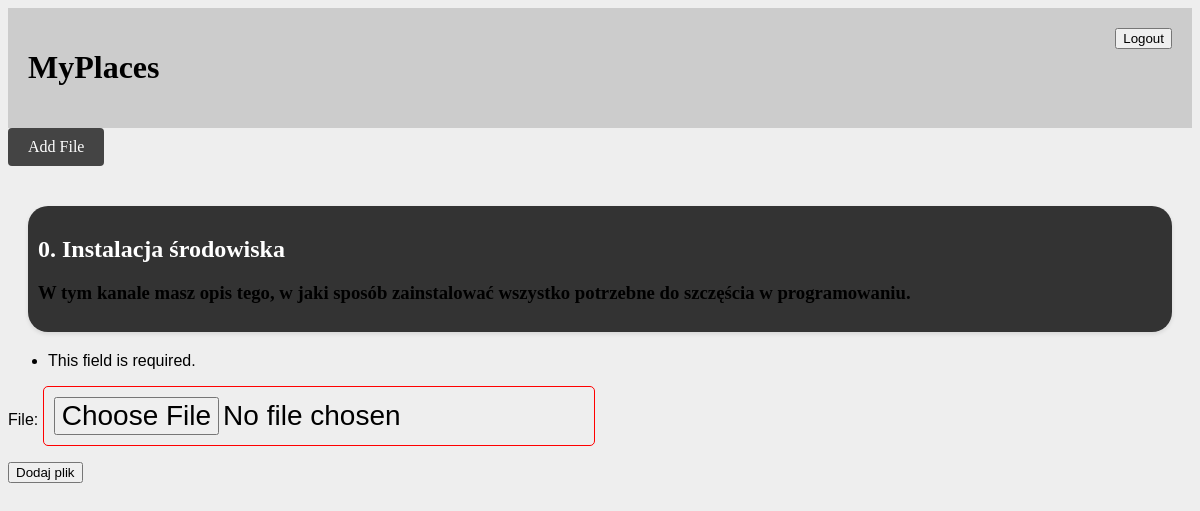
Page /add-file/1/ (signed in) on the committed database.
### base/models.py (models this page shows)
class Topic(models.Model):
    place = models.ForeignKey(Place, on_delete=models.CASCADE)
    name = models.CharField(max_length=200)
    description = models.TextField(null=True, blank=True)
    updated = models.DateTimeField(auto_now=True)
    created = models.DateTimeField(auto_now_add=True)
    files = models.ManyToManyField('File', related_name='topics')
    class Meta:
        ordering = ["name", "-created"]

### base/views.py (the view)
# urls.py: path('add-file/<str:pk>/', views.add_file, name='add-file'),
@login_required(login_url='login')
def add_file(request, pk):
    topic = Topic.objects.get(id=pk)
    place = topic.place
    form = FileForm(request.POST, request.FILES)
    if request.method == 'POST':
        if form.is_valid():
            file = form.save(commit=False)
            file.topic = topic
            file.save()
            return redirect('topic', place_id=topic.place.id, topic_id=pk)
    return render(request, 'base/add_file.html', {'form': form, 'topic': topic, 'place': place})

### base/forms.py
class FileForm(ModelForm):
    class Meta:
        model = File
        fields = ['file']

### templates/base/add_file.html (shortened to what this page needs)
{% extends 'main.html' %}
{% block content %}
<div id="topic-content-container">
    <a href="{% url 'add-file' topic.id %}" id="button-create">Add File</a>
    <div class="main-card">
        <h2>{{ topic.name }}</h2>
        <h3>{{ topic.description }}</h3>
    </div>
    <form method="post" enctype="multipart/form-data" class="dropzone">
        {{ form.as_p }}
        <button type="submit">Dodaj plik</button>
    </form>
</div>
{% endblock %}

### static/styles/style.css (style rules this page uses)
body { background-color: #EEEEEE; font-family: Tahoma; }
#button-create { display: inline-block; margin-bottom: 20px; padding: 10px 20px; background-color: #444; color: #fff; text-decoration: none; border-radius: 4px; }
input { padding: 10px; border: 1px solid #ff0000; border-radius: 5px; font-size: 28px; }
form { font-family: Arial, sans-serif; }
.main-card { background-color: #333; padding: 10px; border-radius: 20px; box-shadow: 0 2px 4px rgba(0, 0, 0, 0.1); margin: 20px; }
.main-card h2 { font-size: 24px; margin-bottom: 10px; color: #fff; }

### rows in the picture
Topic: name "0. Instalacja środowiska", description "W tym kanale masz opis tego, w jaki sposób zainstalować wszystko potrzebne do szczęścia w programowaniu."
